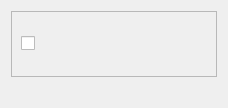
<?xml version="1.0" encoding="UTF-8"?>
<ui version="4.0">
 <class>GoalBody</class>
 <widget class="QWidget" name="GoalBody">
  <property name="geometry">
   <rect>
    <x>0</x>
    <y>0</y>
    <width>228</width>
    <height>108</height>
   </rect>
  </property>
  <property name="sizePolicy">
   <sizepolicy hsizetype="Fixed" vsizetype="Fixed">
    <horstretch>0</horstretch>
    <verstretch>0</verstretch>
   </sizepolicy>
  </property>
  <property name="windowTitle">
   <string>Form</string>
  </property>
  <layout class="QVBoxLayout" name="verticalLayout">
   <item>
    <widget class="QFrame" name="frame">
     <property name="frameShape">
      <enum>QFrame::StyledPanel</enum>
     </property>
     <property name="frameShadow">
      <enum>QFrame::Raised</enum>
     </property>
     <layout class="QHBoxLayout" name="horizontalLayout_3">
      <item>
       <widget class="QCheckBox" name="check_open">
        <property name="sizePolicy">
         <sizepolicy hsizetype="Fixed" vsizetype="Fixed">
          <horstretch>0</horstretch>
          <verstretch>0</verstretch>
         </sizepolicy>
        </property>
        <property name="text">
         <string/>
        </property>
       </widget>
      </item>
      <item>
       <widget class="QLabel" name="label_number">
        <property name="sizePolicy">
         <sizepolicy hsizetype="Fixed" vsizetype="Fixed">
          <horstretch>0</horstretch>
          <verstretch>0</verstretch>
         </sizepolicy>
        </property>
        <property name="font">
         <font>
          <pointsize>12</pointsize>
          <weight>75</weight>
          <bold>true</bold>
         </font>
        </property>
        <property name="text">
         <string/>
        </property>
       </widget>
      </item>
      <item>
       <widget class="QLabel" name="label_goal_name">
        <property name="sizePolicy">
         <sizepolicy hsizetype="MinimumExpanding" vsizetype="MinimumExpanding">
          <horstretch>0</horstretch>
          <verstretch>0</verstretch>
         </sizepolicy>
        </property>
        <property name="text">
         <string/>
        </property>
       </widget>
      </item>
      <item>
       <layout class="QHBoxLayout" name="horizontalLayout_2"/>
      </item>
     </layout>
    </widget>
   </item>
   <item>
    <widget class="QLabel" name="label_attrs">
     <property name="enabled">
      <bool>true</bool>
     </property>
     <property name="text">
      <string/>
     </property>
    </widget>
   </item>
  </layout>
 </widget>
 <resources/>
 <connections/>
</ui>
